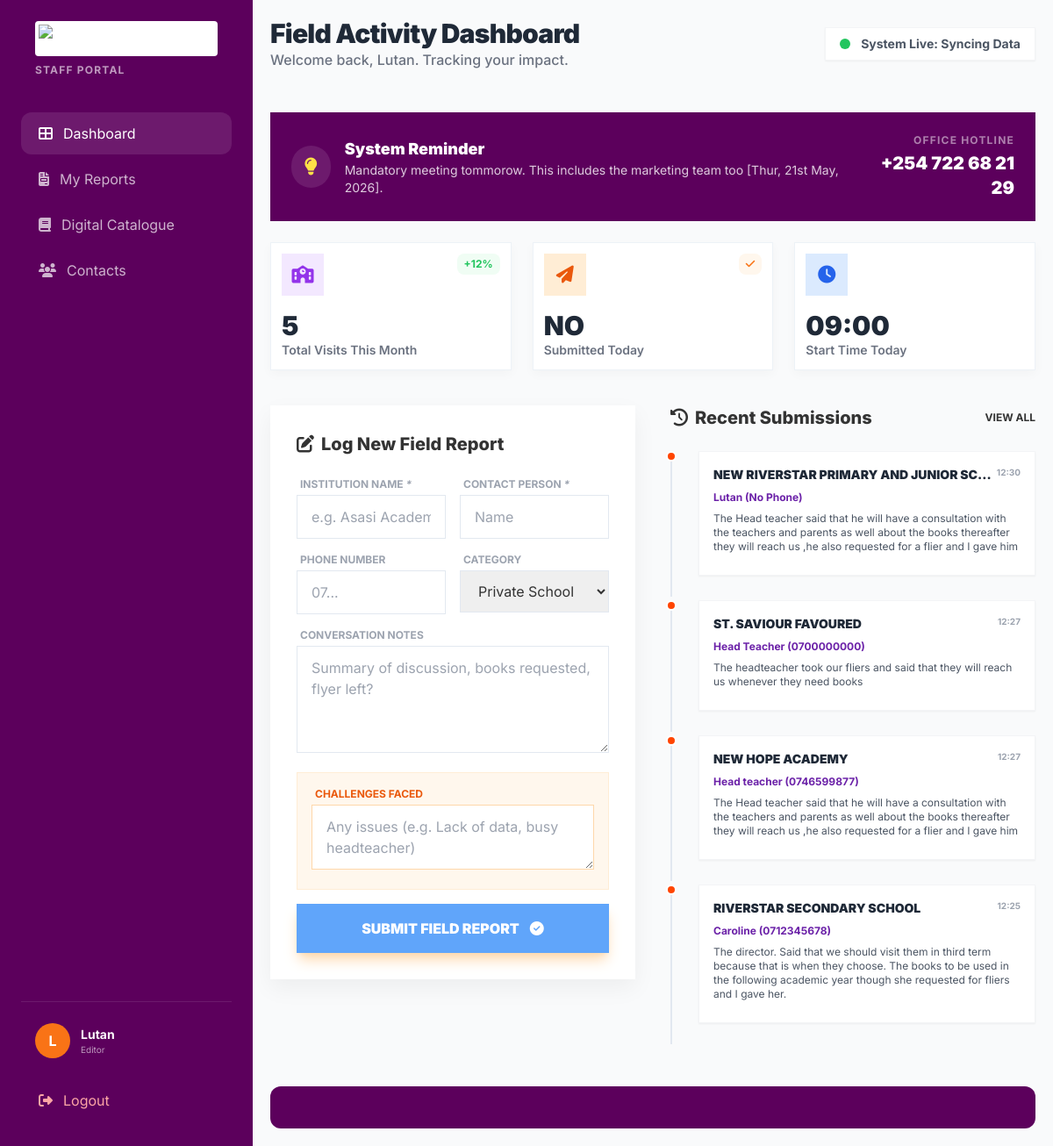
/staff/dashboard (signed in), run on the app's committed database.
### app.py (models this page shows, shortened)
class Staff(db.Model):
    id = db.Column(db.String(20), primary_key=True, default=lambda: generate_id('STF'))
    name = db.Column(db.String(512), nullable=False)
    email = db.Column(db.String(128), unique=True)
    phone = db.Column(db.String(20), unique=True, nullable=False)
    location = db.Column(db.String(128), default='Nairobi')
    password = db.Column(db.String(), nullable=False)
    added_at = db.Column(db.DateTime, default=lambda: datetime.utcnow()+timedelta(hours=3))
    edited_at = db.Column(db.DateTime, default=lambda: datetime.utcnow()+timedelta(hours=3))
    edited_by = db.Column(db.String(), db.ForeignKey('staff.id'))
    deactivated_by = db.Column(db.String(), db.ForeignKey('staff.id'))
    deactivated_at = db.Column(db.DateTime)
    is_admin = db.Column(db.Boolean, default=False)
    is_active = db.Column(db.Boolean, default=True)
    is_super_admin = db.Column(db.Boolean, default=False)

class Submission(db.Model):
    id = db.Column(db.String(20), primary_key=True, default=lambda: generate_id('SUB', 4))
    staff_id = db.Column(db.String(20), db.ForeignKey('staff.id'), nullable=False)
    staffName = db.Column(db.String(128), nullable=False)
    institution_name = db.Column(db.String(256), nullable=False)
    contact_person = db.Column(db.String(128), nullable=True)
    phone = db.Column(db.String(20), nullable=True)
    category = db.Column(db.String(100), nullable=True)
    conversation_notes = db.Column(db.Text, nullable=True)
    challenges = db.Column(db.Text, nullable=True)
    submitted_at = db.Column(db.DateTime, default=lambda: datetime.utcnow() + timedelta(hours=3))

### app.py (the view)
@app.route('/staff/dashboard')
@login_required
def dashboard():
    staff = Staff.query.filter_by(id=session.get('staff_id')).first()
    books = Book.query.filter_by(is_deleted=False).all()
    visits_this_month = Submission.query.filter(
        Submission.submitted_at >= datetime.utcnow() - timedelta(days=30)
    ).count()
    reports_today = Submission.query.filter(
        Submission.staffName == staff.name,
        Submission.submitted_at >= datetime.utcnow().date()
    ).count()
    recent_submissions = Submission.query.order_by(
        Submission.submitted_at.desc()
    ).limit(4).all()
    if not staff.is_super_admin:
        log_action(f'{staff.name } logged in', 200, staff.id)
    return render_template(
        'dashboard.html',
        staff=staff,
        books=books,
        visits_this_month=visits_this_month,
        reports_today=reports_today,
        recent_submissions=recent_submissions,
        start_time=datetime.utcnow()
    )

### app.py (called while the page is built)
def log_action(action, status_code=200, staff_id=None):
    try:
        log = Log(
            staff_id=staff_id,
            action=action,
            method=request.method,
            endpoint=request.path,
            ip=request.remote_addr,
            user_agent=request.headers.get('User-Agent'),
            status_code=status_code
        )
        db.session.add(log)
        db.session.commit()
    except Exception as e:
        print("Manual log failed:", e)

def login_required(f):
    @wraps(f)
    def wrapper(*args, **kwargs):
        if not session.get('staff_id'):
            return redirect(url_for('login'))
        return f(*args, **kwargs)
    return wrapper

@app.after_request
def cache_static_books(response):
    if request.path.startswith('/static/books/'):
        response.cache_control.max_age = 60 * 60 * 24 * 30
        response.cache_control.public = True
    return response

### templates/dashboard.html (shortened to what this page needs)
<!DOCTYPE html>
<html lang="en">
<head>
    <link rel="stylesheet" href="https://cdnjs.cloudflare.com/ajax/libs/font-awesome/6.4.0/css/all.min.css">
    <script src="https://cdn.tailwindcss.com"></script>
</head>
<body class="bg-gray-50">
    <div class="flex">
        <aside class="sidebar bg-magenta-900 bg-[#5c005c] w-72 h-screen sticky top-0 hidden lg:flex flex-col p-6 text-white">
            <div class="mb-10 px-4">
                <img src="https://i.ibb.co/CKRYPD4p/image.png" alt="TUNU" class="h-10 bg-white p-1 rounded">
                <p class="text-xs mt-2 font-bold tracking-widest opacity-60 uppercase">Staff Portal</p>
            </div>
            <nav class="flex-1">
                <a href="#" class="nav-link active"><i class="fas fa-th-large"></i> Dashboard</a>
                <a href="#" class="nav-link"><i class="fas fa-file-invoice"></i> My Reports</a>
                <a href="#" class="nav-link"><i class="fas fa-book"></i> Digital Catalogue</a>
                <a href="#" class="nav-link"><i class="fas fa-users"></i> Contacts</a>
            </nav>
            <div class="mt-auto pt-6 border-t border-white/10">
                <div class="flex items-center gap-3 px-4 mb-6">
                    <div class="w-10 h-10 rounded-full bg-orange-500 flex items-center justify-center font-bold">{{ staff.name[:1].upper() if staff.name else '' }}</div>
                    <div>
                        <p class="text-sm font-bold">{{ staff.name }}</p>
                        <p class="text-[10px] opacity-60">Editor</p>
                    </div>
                </div>
                <a href="/staff/logout" class="nav-link text-red-300"><i class="fas fa-sign-out-alt"></i> Logout</a>
            </div>
        </aside>
        <main class="flex-1 p-4 md:p-5 max-w-6xl mx-auto">
            <header class="mb-8 flex flex-col md:flex-row md:items-center justify-between gap-4">
                <div>
                    <h1 class="text-3xl font-black text-gray-800 tracking-tight">Field Activity Dashboard</h1>
                    <p class="text-gray-500 font-medium">Welcome back, {{staff.name}}. Tracking your impact.</p>
                </div>
                <div class="bg-white px-4 py-2  shadow-sm border border-gray-100 flex items-center gap-3">
                    <span class="w-3 h-3 rounded-full bg-green-500 animate-pulse"></span>
                    <span class="text-sm font-bold text-gray-600">System Live: Syncing Data</span>
                </div>
            </header>
            <div class="notification mt-12 mb-6 p-6 bg-magenta-900 bg-[#5c005c] text-white">
                <div class="flex flex-col md:flex-row items-center justify-between gap-6">
                    <div class="flex items-center gap-4">
                        <div class="w-12 h-12 bg-white/10 rounded-full flex items-center justify-center text-xl">
                            <i class="fas fa-lightbulb text-yellow-300"></i>
                        </div>
                        <div>
                            <h4 class="font-black text-lg">System Reminder</h4>
                            <p class="text-sm opacity-80">Mandatory meeting tommorow. This includes the marketing team too [Thur, 21st May, 2026].</p>
                        </div>
                    </div>
                    <div class="text-center md:text-right">
                        <p class="text-xs uppercase font-bold tracking-widest opacity-50 mb-1">Office Hotline</p>
                        <p class="text-xl font-black">+254 722 68 21 29</p>
                    </div>
                </div>
            </div>
            <div class="grid grid-cols-1 md:grid-cols-3 gap-6 mb-10">
                <div class="stat-card">
                    <div class="flex justify-between items-start mb-4">
                        <div class="w-12 h-12 bg-purple-100  flex items-center justify-center text-purple-600">
                            <i class="fas fa-school text-xl"></i>
                        </div>
                        <span class="text-green-500 text-xs font-bold bg-green-50 px-2 py-1 rounded-lg">+12%</span>
                    </div>
                    <h3 class="text-3xl font-black text-gray-800">{{ visits_this_month }}</h3>
                    <p class="text-gray-500 text-sm font-semibold">Total Visits This Month</p>
                </div>
                <div class="stat-card">
                    <div class="flex justify-between items-start mb-4">
                        <div class="w-12 h-12 bg-orange-100  flex items-center justify-center text-orange-600">
                            <i class="fas fa-paper-plane text-xl"></i>
                        </div>
                        <span class="text-orange-500 text-xs font-bold bg-orange-50 px-2 py-1 rounded-lg"> <i class="fas fa-check"></i></span>
                    </div>
                    <h3 class="text-3xl font-black text-gray-800">
                        {{ 'YES' if reports_today > 0 else 'NO' }}
                    </h3>
                    <p class="text-gray-500 text-sm font-semibold">Submitted Today</p>
                </div>
                <div class="stat-card">
                    <div class="flex justify-between items-start mb-4">
                        <div class="w-12 h-12 bg-blue-100  flex items-center justify-center text-blue-600">
                            <i class="fas fa-clock text-xl"></i>
                        </div>
                    </div>
                    <h3 class="text-3xl font-black text-gray-800">09:00</h3>
                    <p class="text-gray-500 text-sm font-semibold">Start Time Today</p>
                </div>
            </div>
            <div class="grid grid-cols-1 lg:grid-cols-2 gap-10">
                <section>
                    <div class="report-form">
                        <h2 class="text-xl font-extrabold mb-6 flex items-center gap-2">
                            <i class="fas fa-edit text-orangered"></i> Log New Field Report
                        </h2>
                        <form action="/submit-report" method="POST" class="space-y-4">
                            <div class="grid grid-cols-2 gap-4">
                                <div class="col-span-2 md:col-span-1">
                                    <label class="text-xs font-bold text-gray-400 uppercase mb-1 block ml-1">Institution Name <i>*</i></label>
                                    <input type="text" name="institution_name" class="input-style" placeholder="e.g. Asasi Academy" required>
                                </div>
                                <div class="col-span-2 md:col-span-1">
                                    <label class="text-xs font-bold text-gray-400 uppercase mb-1 block ml-1">Contact Person <i>*</i></label>
                                    <input type="text" name="contact_person" class="input-style" placeholder="Name" required>
                                </div>
                            </div>
                            <div class="grid grid-cols-2 gap-4">
                                <div class="col-span-2 md:col-span-1">
                                    <label class="text-xs font-bold text-gray-400 uppercase mb-1 block ml-1">Phone Number</label>
                                    <input type="tel" name="phone" class="input-style" placeholder="07...">
                                </div>
                                <div class="col-span-2 md:col-span-1">
                                    <label class="text-xs font-bold text-gray-400 uppercase mb-1 block ml-1">Category</label>
                                    <select name="category" class="input-style" required>
                                        <option>Private School</option>
                                    </select>
                                </div>
                            </div>
                            <div>
                                <label class="text-xs font-bold text-gray-400 uppercase mb-1 block ml-1">Conversation Notes</label>
                                <textarea name="conversation_notes" rows="4" class="input-style" placeholder="Summary of discussion, books requested, flyer left?"></textarea>
                            </div>
                            <div class="p-4 bg-orange-50  border border-orange-100">
                                <label class="text-xs font-bold text-orange-600 uppercase mb-1 block ml-1">Challenges Faced</label>
                                <textarea name="challenges" rows="2" class="input-style bg-white border-orange-200" placeholder="Any issues (e.g. Lack of data, busy headteacher)"></textarea>
                            </div>
                            <button type="submit" class="w-full bg-blue-400 hover:bg-orange-600 text-white font-black py-4  transition-all shadow-lg shadow-orange-200 flex items-center justify-center gap-3">
                                <span>SUBMIT FIELD REPORT</span>
                                <i class="fas fa-check-circle"></i>
                            </button>
                        </form>
                    </div>
                </section>
                <section>
                    <div class="flex items-center justify-between mb-6">
                        <h2 class="text-xl font-extrabold flex items-center gap-2">
                            <i class="fas fa-history text-magenta-800"></i> Recent Submissions
                        </h2>
                        <a href="#" class="text-xs font-bold text-magenta-800 hover:underline">VIEW ALL</a>
                    </div>
                    <div class="space-y-1">
                        {% for s in recent_submissions %}
                        <div class="activity-item">
                            <div class="bg-white p-4 shadow-sm border border-gray-100">
                                <div class="flex justify-between items-start mb-2">
                                    <h4 class="font-black text-gray-800 uppercase text-sm truncate" >
                                        {{ s.institution_name }}
                                    </h4>
                                    <span class="text-[10px] text-gray-400 font-bold">
                                        {{ s.submitted_at.strftime('%H:%M') }}
                                    </span>
                                </div>
                                <p class="text-xs font-bold text-purple-800 mb-2">
                                    {{ s.contact_person }} ({{ s.phone or 'No Phone' }})
                                </p>
                                {% if s.conversation_notes %}
                                <p class="text-xs text-gray-600 mb-2">
                                    {{ s.conversation_notes }}
                                </p>
                                {% endif %}
                            </div>
                        </div>
                        {% endfor %}
                    </div>
                </section>
            </div>
            <footer class="mt-12 p-6 bg-magenta-900 bg-[#5c005c] rounded-xl text-white">
            </footer>
        </main>
    </div>
</body>
</html>

### templates/dashboard.html (style rules this page uses)
:root { --magenta: #8B008B; --dark-magenta: #5c005c; --orangered: #FF4500; --bg-soft: #f8f9fa; }
body { font-family: 'Inter', sans-serif; background-color: var(--bg-soft); color: #333; }
.sidebar { transition: all 0.3s; }
.nav-link { display: flex; align-items: center; gap: 12px; padding: 12px 20px; color: rgba(255, 255, 255, 0.7); border-radius: 12px; transition: all 0.2s; margin-bottom: 4px; }
.nav-link:hover, .nav-link.active { background: rgba(255, 255, 255, 0.1); color: white; }
.stat-card { background: white; padding: 12px; box-shadow: 0 4px 12px rgba(0,0,0,0.03); border: 1px solid #edf2f7; }
.report-form { background: white; padding: 30px; box-shadow: 0 10px 25px rgba(0,0,0,0.05); }
.activity-item { position: relative; padding-left: 30px; padding-bottom: 24px; border-left: 2px solid #e2e8f0; }
.activity-item::before { content: ''; position: absolute; left: -7px; top: 0; width: 12px; height: 12px; border-radius: 50%; background: var(--orangered); border: 2px solid white; }
.input-style { width: 100%; padding: 12px 16px; border: 1px solid #e2e8f0; outline: none; transition: border-color 0.2s; }

### data on the page
Staff: name "L", name "Lutan"
Submission: institution_name "NEW RIVERSTAR PRIMARY AND JUNIOR SC…", submitted_at "12:30", contact_person "Lutan", phone "No Phone", conversation_notes "The Head teacher said that he will have a consultation with the teachers and parents as well about the books thereafter they will reach us ,he also requested for a flier and I gave him"
Submission: institution_name "ST. SAVIOUR FAVOURED", submitted_at "12:27", contact_person "Head Teacher", phone "0700000000", conversation_notes "The headteacher took our fliers and said that they will reach us whenever they need books"
Submission: institution_name "NEW HOPE ACADEMY", submitted_at "12:27", contact_person "Head teacher", phone "0746599877", conversation_notes "The Head teacher said that he will have a consultation with the teachers and parents as well about the books thereafter they will reach us ,he also requested for a flier and I gave him"
Submission: institution_name "RIVERSTAR SECONDARY SCHOOL", submitted_at "12:25", contact_person "Caroline", phone "0712345678", conversation_notes "The director. Said that we should visit them in third term because that is when they choose. The books to be used in the following academic year though she requested for fliers and I gave her."

### other printed values
{{ visits_this_month }} "5"
{{ 'YES' if reports_today > 0 else 'NO' }} "NO"
